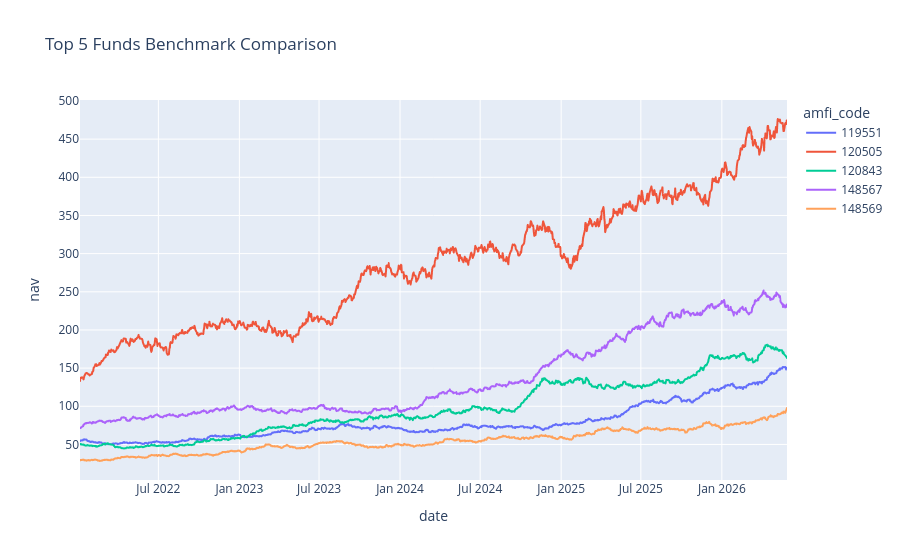

Source (notebook cell):
### Code cell
import pandas as pd
import numpy as np

import matplotlib.pyplot as plt
import seaborn as sns
import plotly.express as px

from scipy import stats

%matplotlib inline

print("Libraries Loaded")

nav_history = pd.read_csv(
    "../data/processed/clean_nav_history.csv"
)


fund_master = pd.read_csv(
    "../data/processed/clean_fund_master.csv"
)

scheme_performance = pd.read_csv(
    "../data/processed/clean_scheme_performance.csv"
)

print("Datasets Loaded")
nav_history['date'] = pd.to_datetime(
    nav_history['date']
)
nav_history = nav_history.sort_values(
    by=['amfi_code', 'date']
)

nav_history['daily_return'] = nav_history.groupby(
    'amfi_code'
)['nav'].pct_change()
nav_history.dropna(inplace=True)
plt.figure(figsize=(10,6))

sns.histplot(
    nav_history['daily_return'],
    bins=50,
    kde=True
)

plt.title("Daily Return Distribution")

plt.show()
cagr_results = []

for fund in nav_history['amfi_code'].unique():

    fund_data = nav_history[
        nav_history['amfi_code'] == fund
    ]

    start_nav = fund_data['nav'].iloc[0]

    end_nav = fund_data['nav'].iloc[-1]

    years = 3

    cagr = (
        (end_nav / start_nav)
        **
        (1 / years)
    ) - 1

    cagr_results.append([fund, cagr])

cagr_df = pd.DataFrame(
    cagr_results,
    columns=['amfi_code', 'cagr']
)

print(cagr_df.head())
risk_free_rate = 0.065

sharpe_results = []

for fund in nav_history['amfi_code'].unique():

    fund_data = nav_history[
        nav_history['amfi_code'] == fund
    ]

    mean_return = fund_data['daily_return'].mean()

    std_return = fund_data['daily_return'].std()

    sharpe = (
        (mean_return - risk_free_rate/252)
        /
        std_return
    ) * np.sqrt(252)

    sharpe_results.append([fund, sharpe])

sharpe_df = pd.DataFrame(
    sharpe_results,
    columns=['amfi_code', 'sharpe_ratio']
)

print(sharpe_df.head())
sortino_results = []

for fund in nav_history['amfi_code'].unique():

    fund_data = nav_history[
        nav_history['amfi_code'] == fund
    ]

    negative_returns = fund_data[
        fund_data['daily_return'] < 0
    ]['daily_return']

    downside_std = negative_returns.std()

    mean_return = fund_data['daily_return'].mean()

    sortino = (
        (mean_return - risk_free_rate/252)
        /
        downside_std
    ) * np.sqrt(252)

    sortino_results.append([fund, sortino])

sortino_df = pd.DataFrame(
    sortino_results,
    columns=['amfi_code', 'sortino_ratio']
)

print(sortino_df.head())
market_return = nav_history.groupby(
    'date'
)['daily_return'].mean()

alpha_beta_results = []

for fund in nav_history['amfi_code'].unique():

    fund_data = nav_history[
        nav_history['amfi_code'] == fund
    ]

    merged = pd.merge(
        fund_data,
        market_return,
        on='date',
        suffixes=('_fund', '_market')
    )

    slope, intercept, r_value, p_value, std_err = stats.linregress(
        merged['daily_return_market'],
        merged['daily_return_fund']
    )

    beta = slope

    alpha = intercept * 252

    alpha_beta_results.append([fund, alpha, beta])

alpha_beta_df = pd.DataFrame(
    alpha_beta_results,
    columns=['amfi_code', 'alpha', 'beta']
)

print(alpha_beta_df.head())
drawdown_results = []

for fund in nav_history['amfi_code'].unique():

    fund_data = nav_history[
        nav_history['amfi_code'] == fund
    ].copy()

    fund_data['running_max'] = (
        fund_data['nav'].cummax()
    )

    fund_data['drawdown'] = (
        fund_data['nav']
        -
        fund_data['running_max']
    ) / fund_data['running_max']

    max_dd = fund_data['drawdown'].min()

    drawdown_results.append([fund, max_dd])

drawdown_df = pd.DataFrame(
    drawdown_results,
    columns=['amfi_code', 'max_drawdown']
)

print(drawdown_df.head())
scorecard = cagr_df.merge(
    sharpe_df,
    on='amfi_code'
)

scorecard = scorecard.merge(
    alpha_beta_df,
    on='amfi_code'
)

scorecard = scorecard.merge(
    drawdown_df,
    on='amfi_code'
)
scorecard['score'] = (
    scorecard['cagr'] * 0.30
    +
    scorecard['sharpe_ratio'] * 0.25
    +
    scorecard['alpha'] * 0.20
    -
    abs(scorecard['max_drawdown']) * 0.10
)

scorecard = scorecard.sort_values(
    by='score',
    ascending=False
)

print(scorecard.head())
scorecard.to_csv(
    "../reports/fund_scorecard.csv",
    index=False
)
top_funds = scorecard.head(5)['amfi_code']

benchmark_data = nav_history[
    nav_history['amfi_code'].isin(top_funds)
]

fig = px.line(
    benchmark_data,
    x='date',
    y='nav',
    color='amfi_code',
    title='Top 5 Funds Benchmark Comparison'
)

fig.show()
plt.savefig(
    "../reports/benchmark_comparison.png"
)

### Figure 1 — Plotly figure (JSON) as saved in the notebook; plotly's stock layout.template omitted (floating-point values rounded to 4 significant figures; data arrays with more than 128 entries replaced by an {"elided": "..."} marker saying what was removed)
{"data": [{"hovertemplate": "amfi_code=119551<br>date=%{x}<br>nav=%{y}<extra></extra>", "legendgroup": "119551", "line": {"color": "#636efa", "dash": "solid"}, "marker": {"symbol": "circle"}, "mode": "lines", "name": "119551", "showlegend": true, "type": "scattergl", "x": {"elided": "1149 str values"}, "xaxis": "x", "y": {"elided": "1149 float values"}, "yaxis": "y"}, {"hovertemplate": "amfi_code=120505<br>date=%{x}<br>nav=%{y}<extra></extra>", "legendgroup": "120505", "line": {"color": "#EF553B", "dash": "solid"}, "marker": {"symbol": "circle"}, "mode": "lines", "name": "120505", "showlegend": true, "type": "scattergl", "x": {"elided": "1149 str values"}, "xaxis": "x", "y": {"elided": "1149 float values"}, "yaxis": "y"}, {"hovertemplate": "amfi_code=120843<br>date=%{x}<br>nav=%{y}<extra></extra>", "legendgroup": "120843", "line": {"color": "#00cc96", "dash": "solid"}, "marker": {"symbol": "circle"}, "mode": "lines", "name": "120843", "showlegend": true, "type": "scattergl", "x": {"elided": "1149 str values"}, "xaxis": "x", "y": {"elided": "1149 float values"}, "yaxis": "y"}, {"hovertemplate": "amfi_code=148567<br>date=%{x}<br>nav=%{y}<extra></extra>", "legendgroup": "148567", "line": {"color": "#ab63fa", "dash": "solid"}, "marker": {"symbol": "circle"}, "mode": "lines", "name": "148567", "showlegend": true, "type": "scattergl", "x": {"elided": "1149 str values"}, "xaxis": "x", "y": {"elided": "1149 float values"}, "yaxis": "y"}, {"hovertemplate": "amfi_code=148569<br>date=%{x}<br>nav=%{y}<extra></extra>", "legendgroup": "148569", "line": {"color": "#FFA15A", "dash": "solid"}, "marker": {"symbol": "circle"}, "mode": "lines", "name": "148569", "showlegend": true, "type": "scattergl", "x": {"elided": "1149 str values"}, "xaxis": "x", "y": {"elided": "1149 float values"}, "yaxis": "y"}], "layout": {"legend": {"title": {"text": "amfi_code"}, "tracegroupgap": 0}, "title": {"text": "Top 5 Funds Benchmark Comparison"}, "xaxis": {"anchor": "y", "domain": [0, 1], "title": {"text": "date"}}, "yaxis": {"anchor": "x", "domain": [0, 1], "title": {"text": "nav"}}}}
